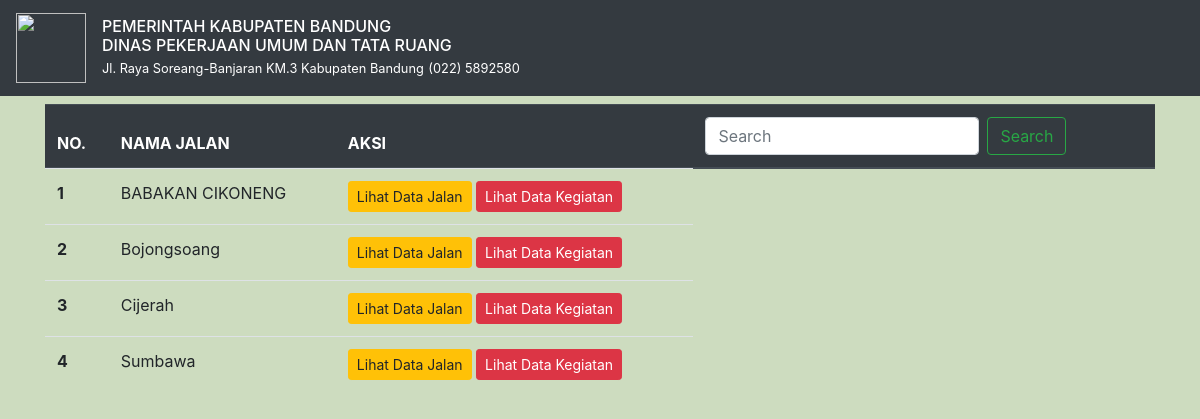
The page / on the database its author committed.
### tables this page shows
CREATE TABLE `jalan` (
  `id` int(11) NOT NULL,
  `jalan` varchar(255) DEFAULT NULL,
  `no_ruas` varchar(64) DEFAULT NULL,
  `kecamatan` varchar(128) DEFAULT NULL,
  `desa` varchar(128) DEFAULT NULL,
  `panjang` int(8) DEFAULT NULL,
  `lebar` int(8) DEFAULT NULL,
  `aspal` int(8) DEFAULT NULL,
  `beton` int(8) DEFAULT NULL,
  `kerikil` int(8) DEFAULT NULL,
  `tanah_belum` int(8) DEFAULT NULL,
  `baik` int(8) DEFAULT NULL,
  `sedang` int(8) DEFAULT NULL,
  `rusak_ringan` int(8) DEFAULT NULL,
  `rusak_berat` int(8) DEFAULT NULL,
  `dokumentasi` varchar(256) DEFAULT NULL,
  `kegiatan` varchar(50) DEFAULT NULL,
  `perusahaan` varchar(50) DEFAULT NULL,
  `kontrak` int(12) DEFAULT NULL,
  `jangka` varchar(64) DEFAULT NULL,
  `volume_pekerjaan` int(12) DEFAULT NULL,
  `foto_kegiatan` varchar(128) DEFAULT NULL,
  `video_kegiatan` varchar(128) DEFAULT NULL
);

### application/controllers/Main.php (called while the page is built, shortened)
<?php
class Main extends CI_Controller
{
    public function __construct()
    {
        $this->load->model('M_Jalan');
    }
    public function index()
    {
        $data['title'] = 'Main';
        $data['jalan'] = $this->M_Jalan->getJalan();
        $this->load->view('main', $data);
    }
}

### index.php (called while the page is built, shortened)
<?php
require_once BASEPATH.'core/CodeIgniter.php';

### application/models/M_Jalan.php (called while the page is built, shortened)
<?php
class M_Jalan extends CI_model
{
    public function getJalan()
    {
        return $this->db->get('jalan')->result_array();
    }
}

### application/views/Main.php (the view, shortened to what this page needs)
<!doctype html>
<html lang="en">
<head>
    <link href="<?= base_url(); ?>/assets/dist/css/bootstrap.min.css" rel="stylesheet">
    <link href="<?= base_url(); ?>/assets/dist/css/starter-template.css" rel="stylesheet">
</head>
<body>
    <nav class="navbar navbar-expand-md navbar-dark bg-dark fixed-top">
        <a class="navbar-brand" href="#">
            <img src="<?= base_url('assets/img/'); ?>pemkab.png" width="70" height="70" alt="">
        </a>
        <div class="lh-100">
            <h6 class="mb-0 text-center-Black lh-100" style="color: white;"> PEMERINTAH KABUPATEN BANDUNG</h6>
            <h6 class="mb-0 text-center-Black lh-100" style="color: white;"> DINAS PEKERJAAN UMUM DAN TATA RUANG</h6>
            <small style="color: white;"> Jl. Raya Soreang-Banjaran KM.3 Kabupaten Bandung</small>
            <small style="color: white;"> (022) 5892580</small>
        </div>
    </nav>
    <br>
    <main role="main" class="container">
        <table class="table">
            <thead class="thead-dark">
                <tr>
                    <th scope="col">NO.</th>
                    <th scope="col">NAMA JALAN</th>
                    <th scope="col">AKSI</th>
                    <th scope="col">
                        <form class="form-inline">
                            <input class="form-control mr-sm-2" type="search" placeholder="Search" aria-label="Search">
                            <button class="btn btn-outline-success my-2 my-sm-0" type="submit">Search</button>
                        </form>
                    </th>
                </tr>
            </thead>
            <tbody>
                <tr>
                    <?php $i = 1; ?>
                    <?php foreach ($jalan as $j) : ?>
                <tr>
                    <th scope="row"><?= $i; ?></th>
                    <td><?= $j['jalan']; ?></td>
                    <td>
                        <a href="<?= base_url('main/data_jalan/' . $j['id']); ?>" class="btn btn-warning btn-sm">Lihat Data Jalan</i></a>
                        <a href="<?= base_url('main/data_kegiatan/') . $j['id']; ?>" class="btn btn-danger btn-sm">Lihat Data Kegiatan</a>
                    </td>
                </tr>
                <?php $i++; ?>
            <?php endforeach; ?>
            </tbody>
        </table>
    </main>
</body>
</html>

### rows shown on the page
jalan: jalan "BABAKAN CIKONENG"
jalan: jalan "Bojongsoang"
jalan: jalan "Cijerah"
jalan: jalan "Sumbawa"
